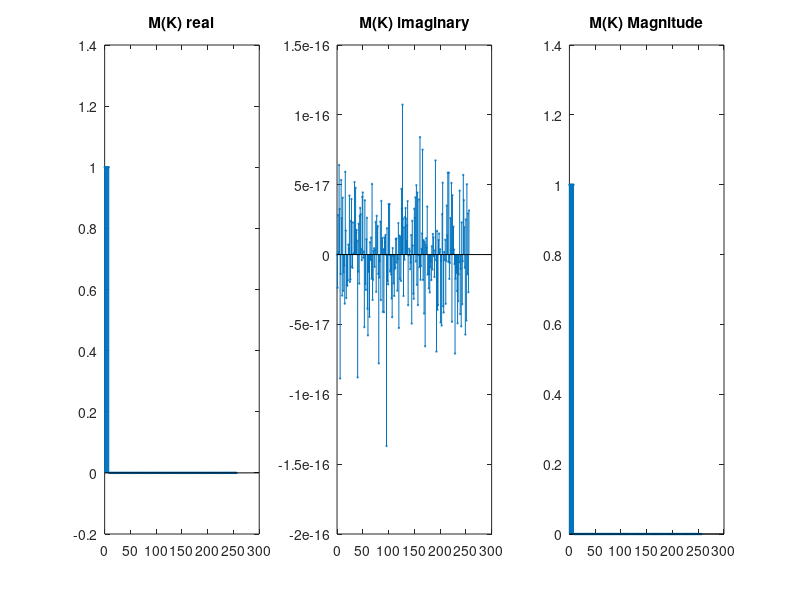

Source code (MATLAB):
t=0:1:256;
x=1.*((t>=0)-(t>8))+0.*((t>=8)-(t>128));

y=fft(x);
m=ifft(y);

figure;
subplot(1,3,1);
stem(t,real(m),'MarkerSize',1);
title("M(K) real");
subplot(1,3,2);
stem(t,imag(m),'MarkerSize',1);
title("M(K) imaginary");
subplot(1,3,3);
stem(t,abs(m),'MarkerSize',1);
title("M(K) Magnitude");